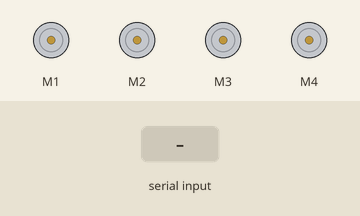
Bench run of a sketch on a simulated Arduino Uno, built with avr-gcc and run on an emulated ATmega328P. Shown: 4 × DC motor (green arrow = forward, orange = backward, longer = faster). The test bench sets the inputs (shaded band).

Above: at 1.2 s.
1.3 s: "S" received over Serial
At 2.3 s:
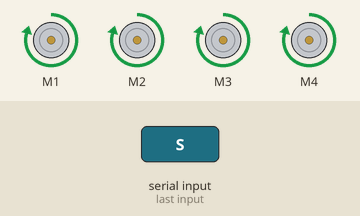
2.8 s: "R" received over Serial
At 3.5 s:
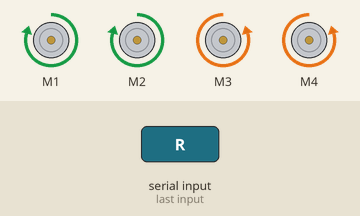
4.3 s: "L" received over Serial
At 4.6 s:
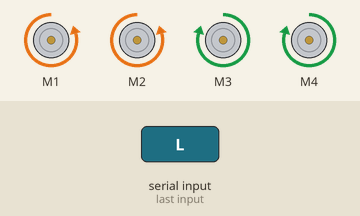
Timing chart, 0 to 7.3 s (numbered marks = the images above; inputs shaded):
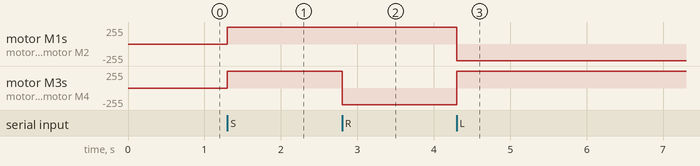

Measured:
- after the input at 1.3 s, motor M1–4: stopped → forward 250/255 at once
- after the input at 2.8 s, motor M3, motor M4: forward 250/255 → backward 250/255 at once
- after the input at 4.3 s, motor M1, motor M2: forward 250/255 → backward 250/255 at once; motor M3, motor M4: backward 250/255 → forward 250/255 at once

The sketch:

serial_test.ino
```cpp
#include <SoftwareSerial.h>
#include <AFMotor.h>       // L293D 모터 드라이브 라이브러리

AF_DCMotor motor_1(1);     // 모터 1
AF_DCMotor motor_2(2);     // 모터 2
AF_DCMotor motor_3(3);     // 모터 3
AF_DCMotor motor_4(4);     // 모터 4

void setup(){
  Serial.begin(9600);
  motor_1.setSpeed(250); //set motor1 speed
  motor_2.setSpeed(250); //set motor2 speed
  motor_3.setSpeed(250); //set motor3 speed
  motor_4.setSpeed(250); //set motor4 speed
}

void loop(){
  char ch;
  if(Serial.available()){ //if serial value
    ch = Serial.read();
    if(ch == 'S') {
      GO_FORWARD(); //전진
    }
    else if(ch == 'T'){
      RELEASE_ALL();
    }
    else if(ch == 'R'){
      TURN_RIGHT(); //우회전
    }
    else if(ch == 'L'){
      TURN_LEFT(); //좌회전
    }
    else if(ch == 'O'){
      RELEASE_ALL(); // 부드럽게 정지
    }
    else if(ch=='R'){
      GO_BACK(); //후진
    }
  }
}

void GO_FORWARD() {
  motor_1.run(FORWARD);
  motor_2.run(FORWARD);
  motor_3.run(FORWARD);
  motor_4.run(FORWARD);
}

void TURN_LEFT() {
  motor_1.run(BACKWARD);
  motor_2.run(BACKWARD);
  motor_3.run(FORWARD);
  motor_4.run(FORWARD);
}

void TURN_RIGHT() {
  motor_1.run(FORWARD);
  motor_2.run(FORWARD);
  motor_3.run(BACKWARD);
  motor_4.run(BACKWARD);
}

void GO_BACK() {
  motor_1.run(BACKWARD);
  motor_2.run(BACKWARD);
  motor_3.run(BACKWARD);
  motor_4.run(BACKWARD);
}

// 부드럽게 속도 줄이는 함수
void RELEASE_ALL() {
  delay(5000); //5초 대기
  motor_1.run(RELEASE);
  motor_2.run(RELEASE);
  motor_3.run(RELEASE);
  motor_4.run(RELEASE);
  delay(5000);
}
```
